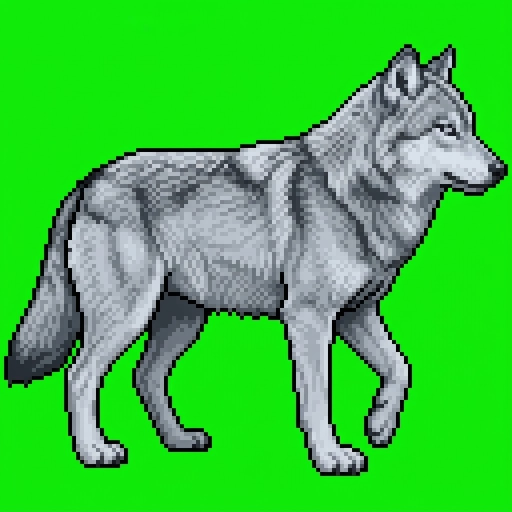
#> input picture arts/hd2d_2026-11-06/wolf_r2_walk.jpg, 1024 x 1024 px (shown at 1/2 size)
$ python prep_sub_wolf.py
#> lines starting #> are read from the running program, lines starting #| are printed output that depends on the picture
### prototypes/hd2d_tactical/prep_grizzly.py
"""灰熊的 HD-2D 素材處理（2026-11-06）。

來源：Gemini 出的圖（arts/hd2d_2026-11-06/）。第二輪的綠底 4 張是同一隻熊，當正式的基準：
r2_stand（站）、r2_walk_a（走路，前腳抬起）、r2_walk_b（走路，另一步）、r2_swipe（揮掌、張嘴吼）；
低頭吃還沒有綠底版，先用第一輪的 r1_eat（棋盤格背景），把顏色調成和第二輪一樣。

處理（使用者 2026-11-06：Gemini 改不好的地方能改就直接改）：
1. 去背：綠底用色鍵＋去掉綠色溢色；棋盤格用從邊緣灌水的方式；只留最大的一塊（去掉雜點、揮動線）。
2. 鼻子：第二輪是粉紅鼻子，把鼻頭那一區的粉紅像素換成深黑褐色（嘴裡的紅色不動）。
3. 顏色：整批乘上同一組 RGB 倍率，讓平均毛色接近第一輪的第 4 張（深一點、偏暖棕）；r1_eat 另外調到和第二輪一樣。
4. 縮成 32 與 48 兩套（一格 32／48 像素；熊寬約 2.3 格，揮掌含伸出的前掌約 2.45 格、低頭吃約 2.0 格），四周留 1 像素空白。

用法：python3.12 -I prototypes/hd2d_tactical/prep_grizzly.py
"""
import os
from collections import deque

from PIL import Image

ROOT = os.path.dirname(os.path.dirname(os.path.dirname(os.path.abspath(__file__))))
SRC = os.path.join(ROOT, "arts", "hd2d_2026-11-06")
OUT = os.path.join(os.path.dirname(os.path.abspath(__file__)), "assets")

# 名稱 → (來源檔, 背景種類, 寬幾格)；寬幾格是照「熊的身體和走路那張一樣大」目測換算（揮掌含伸出的前掌、低頭吃的身體比較短）
FRAMES = {
    "grizzly_stand": ("r2_stand.jpg", "green", 2.3),
    "grizzly_walk": ("r2_walk_a.jpg", "green", 2.3),
    "grizzly_walk_b": ("r2_walk_b.jpg", "green", 2.3),
    "grizzly_swipe": ("r2_swipe.webp", "green", 2.45),
    "grizzly_eat": ("r1_eat.jpg", "checker", 2.0),
}
DENSITIES = (32, 48)


def largest_blob(alpha, w, h):
    lab = [0] * (w * h)
    best, best_n, cur = 0, 0, 0
    for i in range(w * h):
        if not alpha[i] or lab[i]:
            continue
        cur += 1
        n = 0
        q = deque([i])
        lab[i] = cur
        while q:
            j = q.popleft()
            n += 1
            x, y = j % w, j // w
            for k in ((x + 1, y), (x - 1, y), (x, y + 1), (x, y - 1)):
                if 0 <= k[0] < w and 0 <= k[1] < h:
                    kk = k[1] * w + k[0]
                    if alpha[kk] and not lab[kk]:
                        lab[kk] = cur
                        q.append(kk)
        if n > best_n:
            best, best_n = cur, n
    return [lab[i] == best for i in range(w * h)]


def cut(path, kind):
#> called with path = 'arts/hd2d_2026-11-06/wolf_r2_walk.jpg', kind = 'green'
    im = Image.open(path).convert("RGB")
#> im is the input picture: PIL image 1024x1024 RGB; mean R, G, B 60.7, 194.7, 62.4
    w, h = im.size
#> w = 1024; h = 1024
    px = im.load()
    alpha = [True] * (w * h)
    if kind == "green":
        for y in range(h):
            for x in range(w):
                r, g, b = px[x, y]
                if g > 110 and g > r * 1.3 and g > b * 1.3:
                    alpha[y * w + x] = False
#> after the loop, alpha = 1048576 items
    else:
        bg = [False] * (w * h)

        def isbg(c):
            r, g, b = c
            return max(r, g, b) - min(r, g, b) < 22 and min(r, g, b) > 150

        q = deque([(x, 0) for x in range(w)] + [(x, h - 1) for x in range(w)] + [(0, y) for y in range(h)] + [(w - 1, y) for y in range(h)])
        while q:
            x, y = q.popleft()
            if x < 0 or y < 0 or x >= w or y >= h or bg[y * w + x] or not isbg(px[x, y]):
                continue
            bg[y * w + x] = True
            q.extend([(x + 1, y), (x - 1, y), (x, y + 1), (x, y - 1)])
        # 被身體包住的棋盤格空隙（例如尾巴和後腳之間）：灌水灌不到，另外找。
        # 一塊「像背景的顏色」裡同時有不少亮白和淺灰（棋盤格的兩種格子）才算，免得把白色的口鼻、胸口挖掉
        seen = [False] * (w * h)
        for i in range(w * h):
            if bg[i] or seen[i] or not isbg(px[i % w, i // w]):
                continue
            comp = []
            q2 = deque([i])
            seen[i] = True
            while q2:
                j = q2.popleft()
                comp.append(j)
                x, y = j % w, j // w
                for k in ((x + 1, y), (x - 1, y), (x, y + 1), (x, y - 1)):
                    if 0 <= k[0] < w and 0 <= k[1] < h:
                        kk = k[1] * w + k[0]
                        if not seen[kk] and not bg[kk] and isbg(px[k[0], k[1]]):
                            seen[kk] = True
                            q2.append(kk)
            whites = sum(1 for j in comp if min(px[j % w, j // w]) > 238)
            greys = sum(1 for j in comp if max(px[j % w, j // w]) < 226)
            is_checker = len(comp) > 150 and whites > len(comp) * 0.2 and greys > len(comp) * 0.2
            # 小縫只露出白色那一格：一塊幾乎全白、四周大多是黑色輪廓線（白色的口鼻、胸口旁邊是毛色，不是黑線）
            is_hole = False
            if not is_checker and len(comp) > 30 and whites > len(comp) * 0.5:
                cs = set(comp)
                edge = 0
                dark = 0
                for j in comp:
                    x, y = j % w, j // w
                    for k in ((x + 1, y), (x - 1, y), (x, y + 1), (x, y - 1)):
                        if 0 <= k[0] < w and 0 <= k[1] < h and (k[1] * w + k[0]) not in cs:
                            edge += 1
                            if max(px[k[0], k[1]]) < 70:
                                dark += 1
                is_hole = edge > 0 and dark > edge * 0.35
            if is_checker or is_hole:
                for j in comp:
                    bg[j] = True
        alpha = [not v for v in bg]
    keep = largest_blob(alpha, w, h)
#> after the loop in largest_blob, `for i in range(w * h):`: best = 1; best_n = 417932; cur = 1; lab = 1048576 items
#> keep = 1048576 items
    out = Image.new("RGBA", (w, h))
#> out: PIL image 1024x1024 RGBA; every value is 0
    o = out.load()
    for y in range(h):
        for x in range(w):
            if keep[y * w + x]:
                r, g, b = px[x, y]
                if kind == "green" and g > max(r, b):
                    g = max(r, b)  # 綠色溢色
                o[x, y] = (r, g, b, 255)
    return out.crop(out.getbbox())
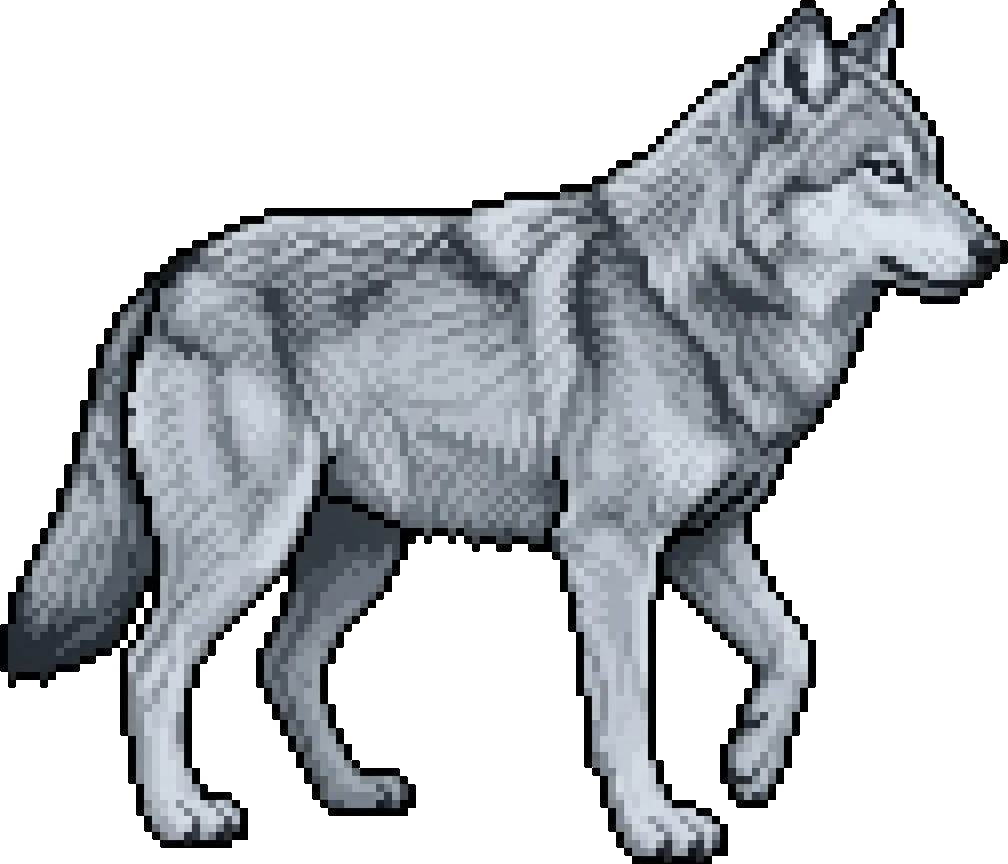
#> returned value: PIL image 1008x864 RGBA; mean R, G, B, A 60.8, 64.4, 68.2, 122.4; transparent parts drawn white


# 鼻頭在圖裡的範圍（左、上、右、下，比例）：揮掌那張前掌伸到更右邊，鼻子在中間偏右
NOSE_BOX = {"grizzly_swipe": (0.70, 0.0, 0.92, 0.45)}


# [74 lines left out: functions fix_nose, mean_rgb, apply_gain, shrink, main, not called in this run]


# [2 lines that do not run on import are left out]

### prototypes/hd2d_tactical/prep_sub_wolf.py
"""次成年灰狼（1～2 歲）的 HD-2D 素材處理（2026-11-25，試玩回報 Bug #1）。

來源：arts/sub_wolf_2026-11-25/sub_<姿勢>.jpg（綠底，照成狼的圖出的同一隻年輕的狼）。
處理照 prep_wolf.py：綠色色鍵去背、只留最大的一塊；毛色偏黃褐 → 照成狼第二輪走路那張的色盤調色（冷灰）；
縮成 32／48、外面補一圈深色外框。寬幾格照成狼走路（1.35 格）換算（同樣的畫布），遊戲裡再乘年齡的縮放（wolf_display_scale）。
輸出 assets/hdwolf_sub_<成狼的姿勢名>_32／48.png；HD2DBoard.hd_wolf_texture 在 1～2 歲時優先用這套，沒有的姿勢用成狼的。
還沒交的：走路第二格 sub_walk_b、咬住 sub_hold（現在那張要重出，交了再把 "hold": "hold" 加回 POSES）（docs/art-request-hd2d-2026-11-06.md）。

用法：python3.12 -I prototypes/hd2d_tactical/prep_sub_wolf.py
"""
import os
import sys

sys.path.insert(0, os.path.dirname(os.path.abspath(__file__)))
import prep_grizzly as pg  # noqa: E402
import prep_wolf as pw  # noqa: E402

SUB = os.path.join(pg.ROOT, "arts", "sub_wolf_2026-11-25")
# 交圖的檔名 → 成狼的姿勢名（hdwolf_<名>）
POSES = {"stand": "stand", "walk": "walk", "walk_b": "walk_b", "stalk": "stalk", "pounce": "lunge", "hurt": "hurt", "submit": "submit"}


def main():
    ref = pg.cut(os.path.join(pg.SRC, "wolf_r2_walk.jpg"), "green")
    for src_name, pose in POSES.items():
        p = os.path.join(SUB, "sub_%s.jpg" % src_name)
        if not os.path.exists(p):
            print("缺", src_name)
            continue
        c = pw.match_palette(pg.cut(p, "green"), ref)
        cells = pw.WALK_CELLS * c.width / ref.width
        for d in pg.DENSITIES:
            out = pw.outline(pg.shrink(c, round(cells * d)))
            out.save(os.path.join(pg.OUT, "hdwolf_sub_%s_%d.png" % (pose, d)))
            print(pose, d, out.size, "寬 %.2f 格" % cells)


if __name__ == "__main__":
    main()
